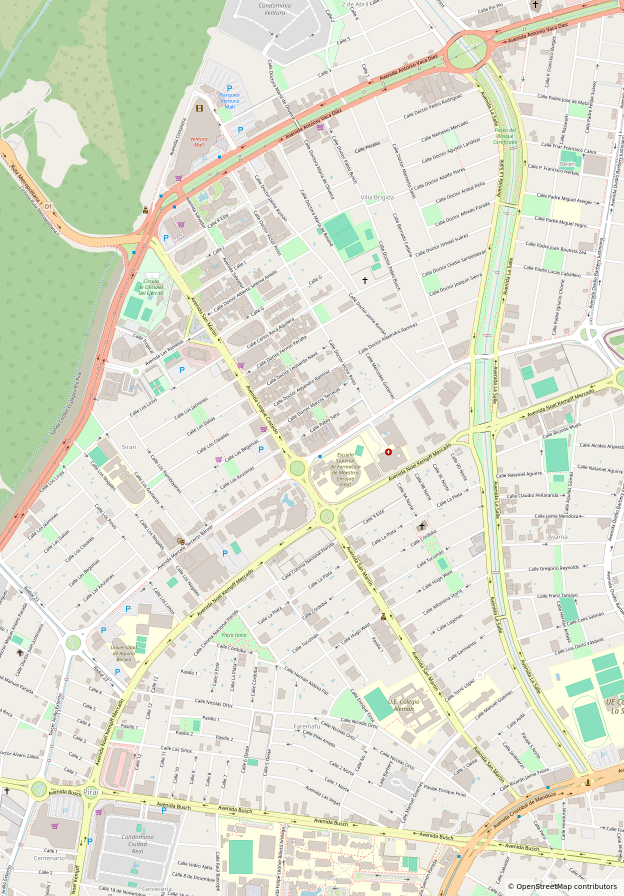
#> input picture data/equipetrol.png, 1248 x 1792 px, found by its file name (shown at 1/2 size)
$ python pick_network.py
#> lines starting #> are read from the running program, lines starting #| are printed output that depends on the picture
#!/usr/bin/env python3
"""Click on the map to trace the street network. Saves nodes/streets/restaurants as JSON."""
import csv, json, math, os, unicodedata
import cv2

W, S, E, N = -63.205248240852164, -17.77504707884483, -63.187351138452286, -17.750567044823004
IMAGE = "data/equipetrol.png"
CSV_FILE = "data/restaurants_osm.csv"
OUT = "tools/network_draft.json"
ZOOM = 1.0
VIEW_H = 950
VIEW_W = 1250         # width of the visible window
SCROLL_STEP = 120
PICK_RADIUS = 12
CHOSEN = ["tradiciones", "pizza hut", "ambika", "menta", "yogen fruz", "sushi bar by slatkis"]
def ascii_lower(s):
    return unicodedata.normalize("NFKD", s).encode("ascii", "ignore").decode().lower()

def merc_y(lat):
    return math.log(math.tan(math.pi / 4 + math.radians(lat) / 2))

# [17 lines left out: functions latlon_to_px, px_to_latlon, haversine_m, not called in this run]

class Net:
    def __init__(self):
        self.nodes = []
        self.edges = []
        self.restaurants = []
        self.selected = None
        self.oneway = False
        self.actions = []

    # [56 lines left out: functions nearest, delete_selected, click, undo, save, not called in this run]

    def load(self, w, h):
        if not os.path.exists(OUT):
            return
        with open(OUT, encoding="utf-8") as f:
            data = json.load(f)
        index = {}
        for i, n in enumerate(data["nodes"]):
            self.nodes.append(list(latlon_to_px(n["lat"], n["lon"], w, h)))
            index[n["id"]] = i
        for s in data["streets"]:
            self.edges.append([index[s["from"]], index[s["to"]], s["oneWay"]])
        for r in data.get("restaurants", []):
            self.restaurants.append({"name": r["name"], "node": index[r["node"]], "meters": 0.0})
        print(f"loaded {len(self.nodes)} nodes, {len(self.edges)} streets from {OUT}")

    # [21 lines left out: function assign_restaurants, not called in this run]

def load_candidates():
    out = []
    with open(CSV_FILE, encoding="utf-8") as f:
        reader = csv.reader(f)
        next(reader)                       # skip the header line
        for row in reader:
            if len(row) >= 3:
                out.append((float(row[0]), float(row[1]), row[2]))
    return out

# [31 lines left out: function draw, not called in this run]

def main():
    img = cv2.imread(IMAGE)
#> img is the input picture: shape (1792, 1248, 3); mean B, G, R 211.8, 227, 224.7
    if img is None:
        print("cannot read", IMAGE)
        return
    h, w = img.shape[:2]
#> h = 1792; w = 1248
    scale = ZOOM
    view = cv2.resize(img, None, fx=scale, fy=scale)
    faded = cv2.convertScaleAbs(view, alpha=0.6, beta=80)
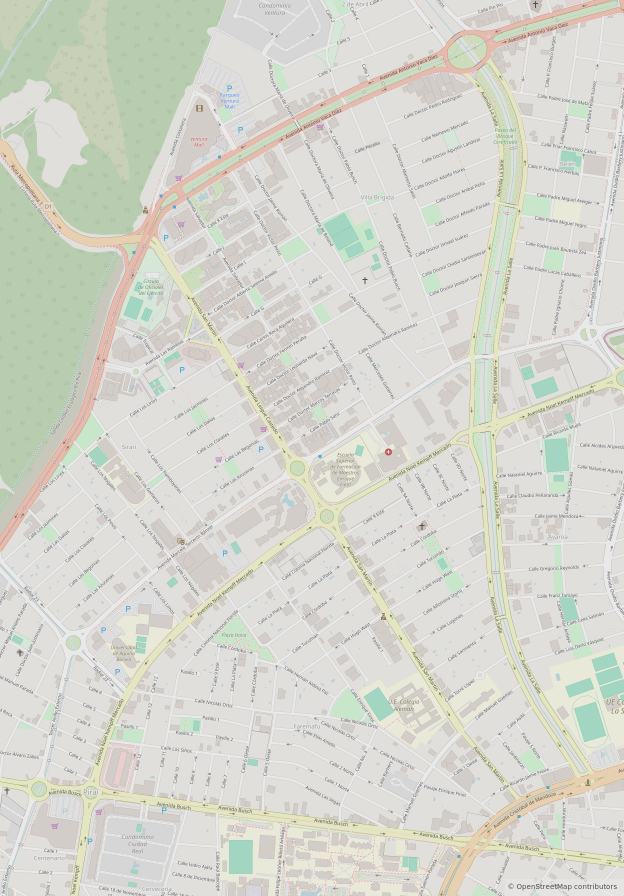
#> faded: shape (1792, 1248, 3) (shown at 1/2 size); mean B, G, R 207.2, 216, 214.7
    use_faded = True
    view_h = min(VIEW_H, view.shape[0])
#> view_h = 950
    view_w = min(VIEW_W, view.shape[1])
#> view_w = 1248
    max_ox = view.shape[1] - view_w
#> max_ox = 0
    ox = 0
    max_oy = view.shape[0] - view_h
#> max_oy = 842
    oy = 0
    net = Net()
    net.load(w, h)

    # [5 lines left out: function on_mouse, not called in this run]

    cv2.namedWindow("network")
    cv2.setMouseCallback("network", on_mouse)
    show_candidates = False
    candidates = load_candidates()
    while True:
        full = draw(faded if use_faded else view, net, scale, candidates, show_candidates)

        frame = full[oy:oy + view_h, ox:ox + view_w].copy()
        n_oneway = sum(1 for e in net.edges if e[2])
        status = f"nodes {len(net.nodes)}  edges {len(net.edges)}  oneway {n_oneway}  mode {'ONEWAY' if net.oneway else 'two-way'}  x {ox}/{max_ox}  y {oy}/{max_oy}"
        cv2.putText(frame, status, (10, 20), cv2.FONT_HERSHEY_SIMPLEX, 0.5, (0, 0, 0), 2)
        cv2.imshow("network", frame)
        key = cv2.waitKey(30) & 0xFF

        if key == ord("q"):
            net.save(w, h)
            break
        elif key == ord("f"):
            use_faded = not use_faded
        elif key == ord("u"):
            net.undo()
        elif key == ord("s"):
            net.save(w, h)
        elif key == ord("o"):
            net.oneway = not net.oneway
        elif key == ord("n"):
            net.selected = None
        elif key == ord("k"):
            oy = min(max_oy, oy + SCROLL_STEP)
        elif key == ord("i"):
            oy = max(0, oy - SCROLL_STEP)
        elif key == ord("j"):
            ox = max(0, ox - SCROLL_STEP)
        elif key == ord("l"):
            ox = min(max_ox, ox + SCROLL_STEP)
        elif key == ord("x"):
            net.delete_selected()
        elif key == ord("d"):
            show_candidates = (show_candidates + 1) % 3
        elif key == ord("r"):
            net.assign_restaurants(candidates, w, h)

    cv2.destroyAllWindows()
if __name__ == "__main__":
#> (the run stopped early here; a loop or call above may not have finished)
